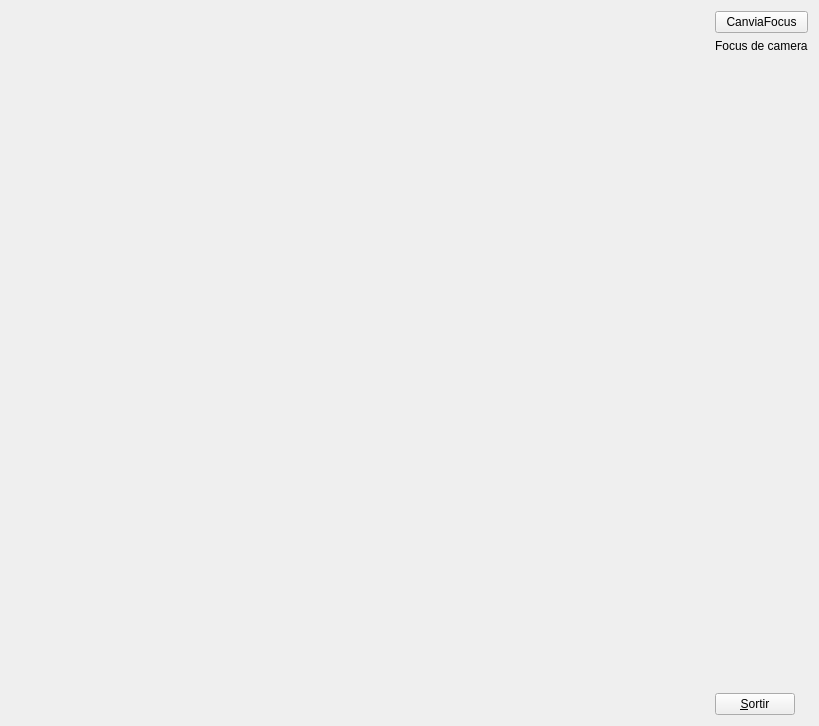
<?xml version="1.0" encoding="UTF-8"?>
<ui version="4.0">
 <class>MyForm</class>
 <widget class="QWidget" name="MyForm">
  <property name="geometry">
   <rect>
    <x>0</x>
    <y>0</y>
    <width>819</width>
    <height>726</height>
   </rect>
  </property>
  <property name="windowTitle">
   <string>IDI-Lab</string>
  </property>
  <layout class="QHBoxLayout" name="horizontalLayout">
   <item>
    <widget class="MyGLWidget" name="widget" native="true">
     <property name="sizePolicy">
      <sizepolicy hsizetype="Expanding" vsizetype="Expanding">
       <horstretch>0</horstretch>
       <verstretch>0</verstretch>
      </sizepolicy>
     </property>
    </widget>
   </item>
   <item>
    <layout class="QVBoxLayout" name="verticalLayout">
     <item>
      <widget class="myButton" name="pushButton_2">
       <property name="text">
        <string>CanviaFocus</string>
       </property>
      </widget>
     </item>
     <item>
      <widget class="QLabel" name="label">
       <property name="text">
        <string>Focus de camera</string>
       </property>
      </widget>
     </item>
     <item>
      <spacer name="verticalSpacer">
       <property name="orientation">
        <enum>Qt::Vertical</enum>
       </property>
       <property name="sizeHint" stdset="0">
        <size>
         <width>20</width>
         <height>40</height>
        </size>
       </property>
      </spacer>
     </item>
     <item>
      <widget class="QPushButton" name="pushButton">
       <property name="sizePolicy">
        <sizepolicy hsizetype="Fixed" vsizetype="Fixed">
         <horstretch>0</horstretch>
         <verstretch>0</verstretch>
        </sizepolicy>
       </property>
       <property name="text">
        <string>&amp;Sortir</string>
       </property>
      </widget>
     </item>
    </layout>
   </item>
  </layout>
 </widget>
 <customwidgets>
  <customwidget>
   <class>MyGLWidget</class>
   <extends>QWidget</extends>
   <header>MyGLWidget.h</header>
   <container>1</container>
   <slots>
    <signal>seguentFocus()</signal>
    <slot>canviaFocus(QString)</slot>
   </slots>
  </customwidget>
  <customwidget>
   <class>myButton</class>
   <extends>QPushButton</extends>
   <header>myButton.h</header>
   <slots>
    <signal>canviaLabel(QString)</signal>
    <slot>tractaClick()</slot>
   </slots>
  </customwidget>
 </customwidgets>
 <resources/>
 <connections>
  <connection>
   <sender>pushButton</sender>
   <signal>clicked()</signal>
   <receiver>MyForm</receiver>
   <slot>close()</slot>
   <hints>
    <hint type="sourcelabel">
     <x>785</x>
     <y>715</y>
    </hint>
    <hint type="destinationlabel">
     <x>839</x>
     <y>529</y>
    </hint>
   </hints>
  </connection>
  <connection>
   <sender>pushButton_2</sender>
   <signal>clicked()</signal>
   <receiver>pushButton_2</receiver>
   <slot>tractaClick()</slot>
   <hints>
    <hint type="sourcelabel">
     <x>736</x>
     <y>16</y>
    </hint>
    <hint type="destinationlabel">
     <x>748</x>
     <y>18</y>
    </hint>
   </hints>
  </connection>
  <connection>
   <sender>pushButton_2</sender>
   <signal>canviaLabel(QString)</signal>
   <receiver>label</receiver>
   <slot>setText(QString)</slot>
   <hints>
    <hint type="sourcelabel">
     <x>784</x>
     <y>18</y>
    </hint>
    <hint type="destinationlabel">
     <x>784</x>
     <y>51</y>
    </hint>
   </hints>
  </connection>
  <connection>
   <sender>pushButton_2</sender>
   <signal>canviaLabel(QString)</signal>
   <receiver>widget</receiver>
   <slot>canviaFocus(QString)</slot>
   <hints>
    <hint type="sourcelabel">
     <x>771</x>
     <y>24</y>
    </hint>
    <hint type="destinationlabel">
     <x>687</x>
     <y>36</y>
    </hint>
   </hints>
  </connection>
  <connection>
   <sender>widget</sender>
   <signal>seguentFocus()</signal>
   <receiver>pushButton_2</receiver>
   <slot>tractaClick()</slot>
   <hints>
    <hint type="sourcelabel">
     <x>653</x>
     <y>16</y>
    </hint>
    <hint type="destinationlabel">
     <x>717</x>
     <y>18</y>
    </hint>
   </hints>
  </connection>
 </connections>
</ui>
